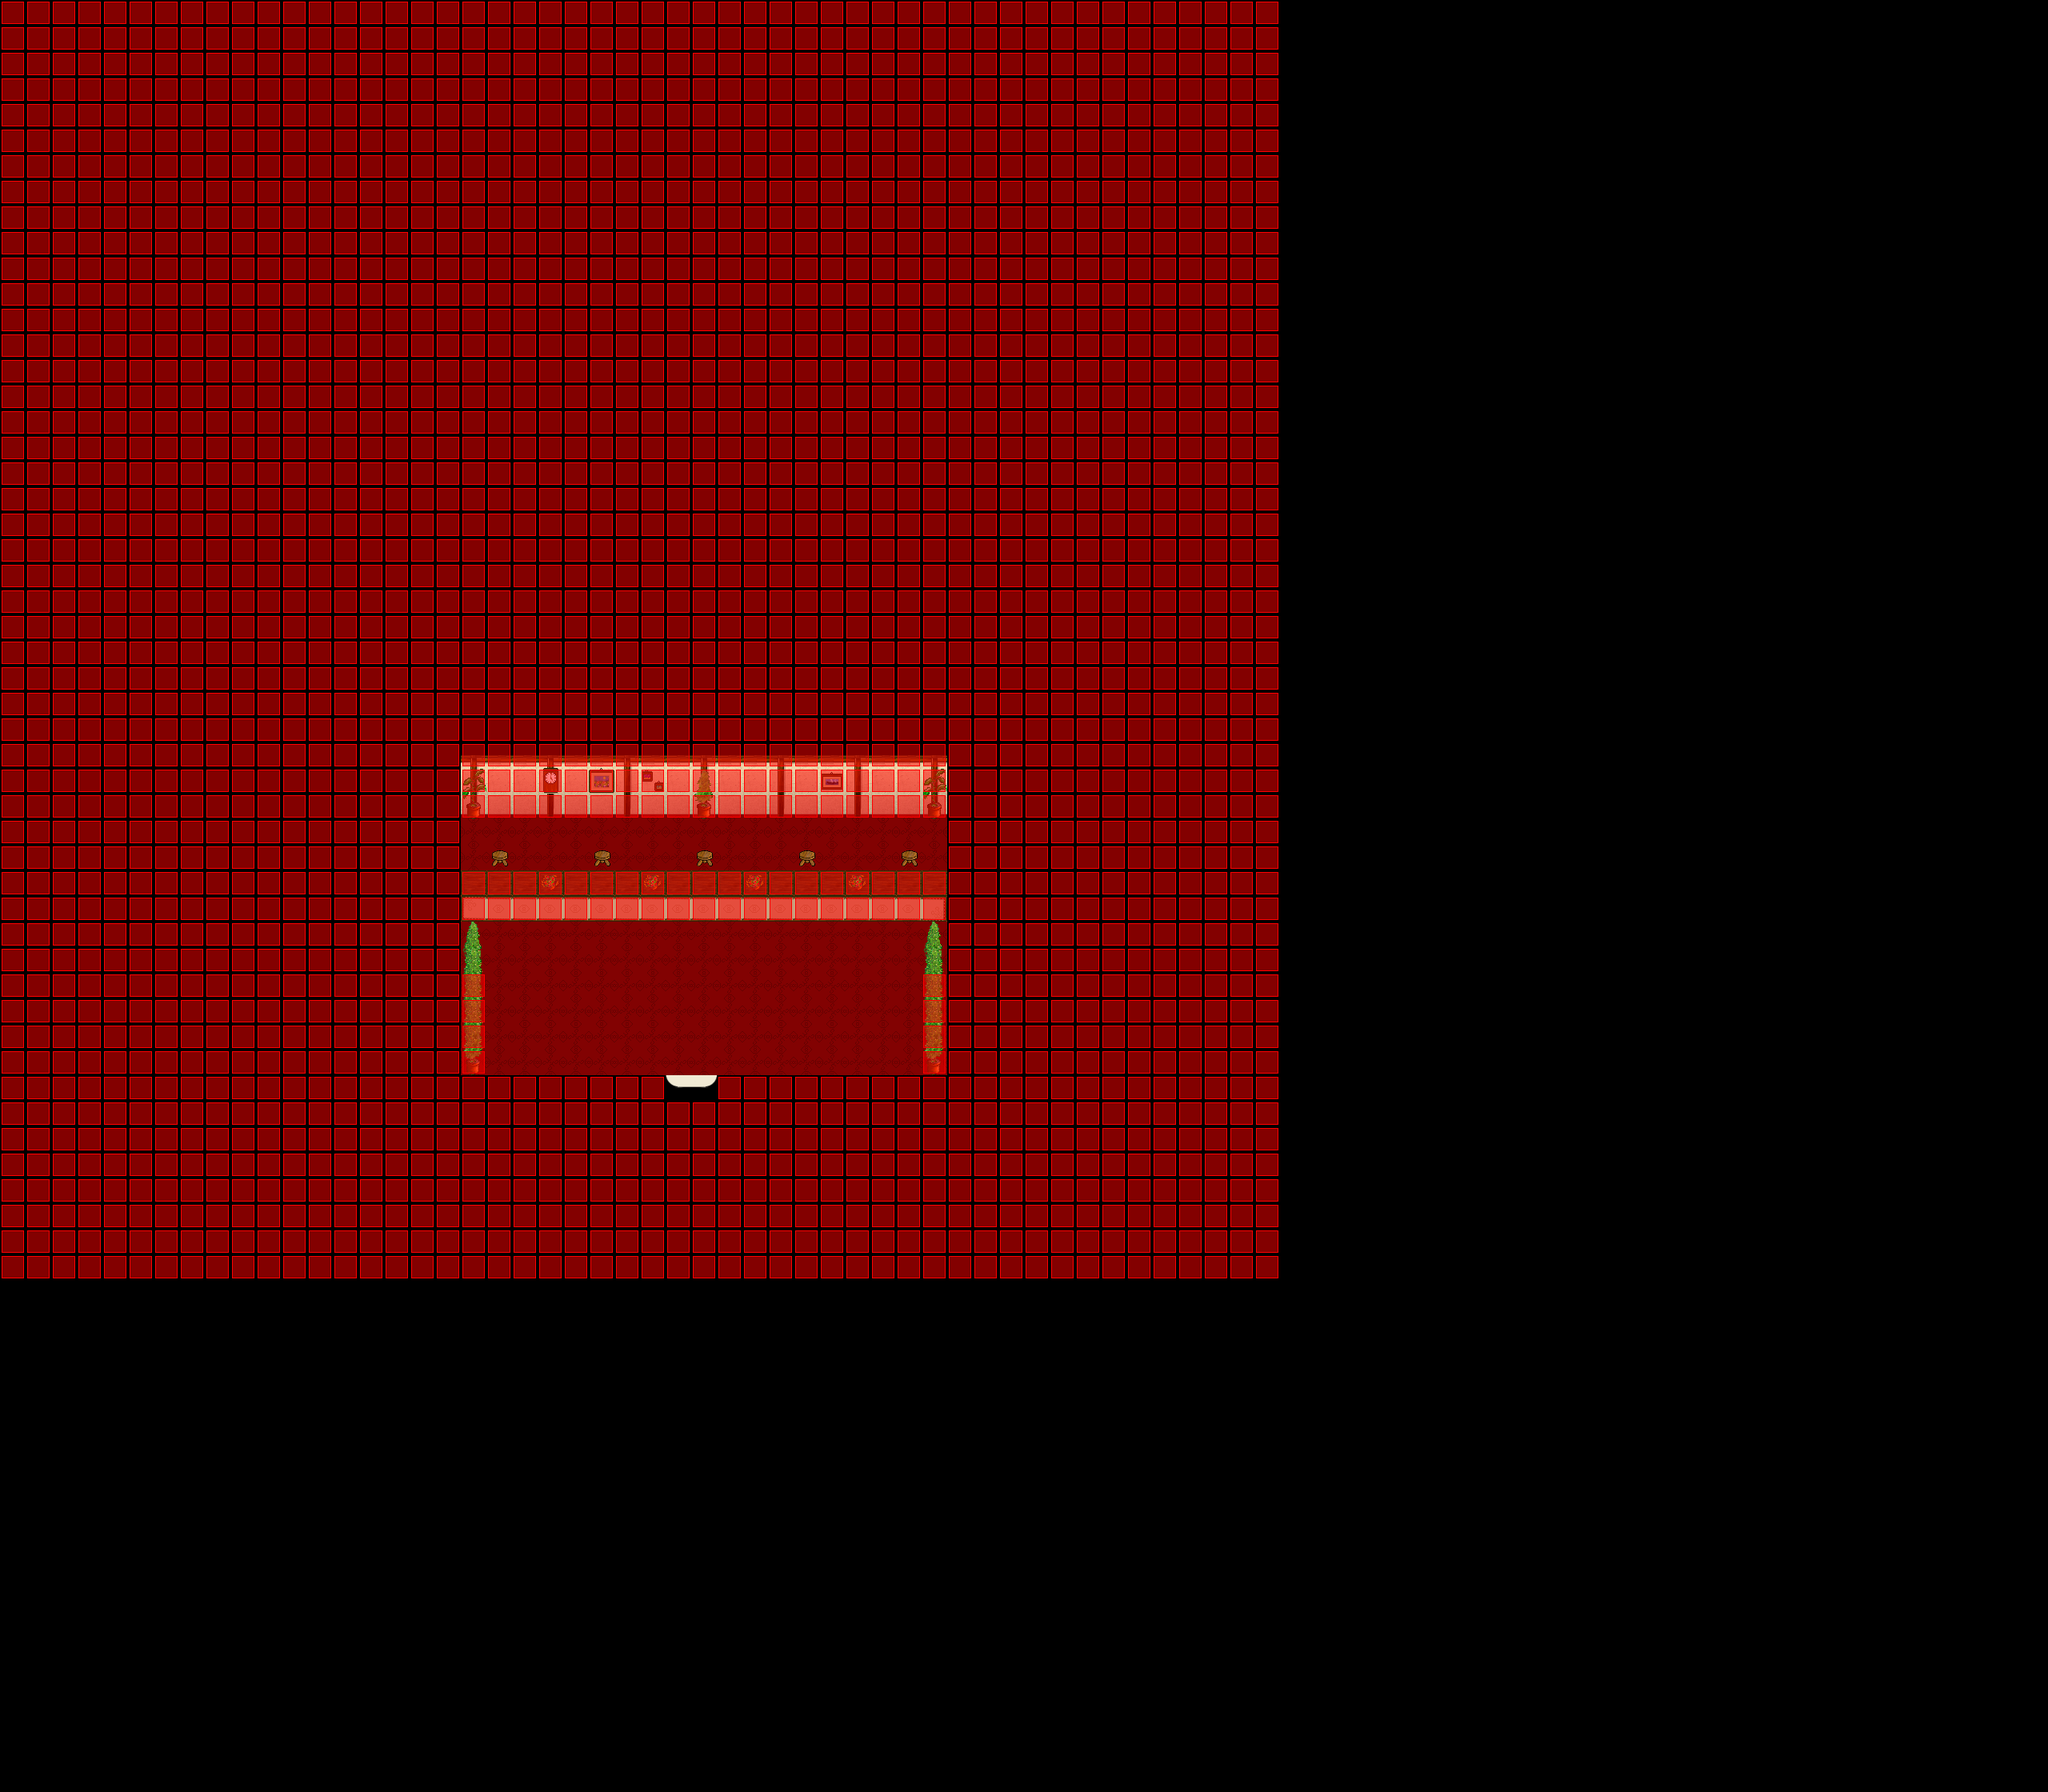

Tiled map render using the project's own tile images. Description and the map definition, with tile-layer contents summarised, below:
An orthogonal 80x70 tile map with 32x32 px tiles, 7 tile layers (Ground, Ground, Ground, Ground, ...), 5 tilesets and 2 objects (SCRIPT, WARP).

<map version="1.0" orientation="orthogonal" width="80" height="70" tilewidth="32" tileheight="32">
 <properties>
  <property name="music" value="inside.ogg" />
 </properties>
 <tileset firstgid="1" name="collision1_32_32" tilewidth="32" tileheight="32">
  <image source="../graphics/tiles/collision1_32_32.png" width="1024" height="1024" />
 </tileset>
 <tileset firstgid="1025" name="indoor3_32_32" tilewidth="32" tileheight="32">
  <image source="../graphics/tiles/indoor3_32_32.png" width="1024" height="1024" />
 </tileset>
 <tileset firstgid="2049" name="indoor2_32_32" tilewidth="32" tileheight="32">
  <image source="../graphics/tiles/indoor2_32_32.png" width="1024" height="1024" />
 </tileset>
 <tileset firstgid="3073" name="indoor2_32_64" tilewidth="32" tileheight="64">
  <image source="../graphics/tiles/indoor2_32_64.png" width="1024" height="1024" />
 </tileset>
 <tileset firstgid="3585" name="indoor2_32_96" tilewidth="32" tileheight="96">
  <image source="../graphics/tiles/indoor2_32_96.png" width="1024" height="960" />
 </tileset>
 <layer name="Ground" width="80" height="70">
  <data>[5600 cells, 5600 non-empty, 4 distinct tile ids]</data>
 </layer>
 <layer name="Ground" width="80" height="70">
  <data>[5600 cells, 57 non-empty, 6 distinct tile ids]</data>
 </layer>
 <layer name="Ground" width="80" height="70">
  <data>[5600 cells, 42 non-empty, 8 distinct tile ids]</data>
 </layer>
 <layer name="Ground" width="80" height="70">
  <data>[5600 cells, 9 non-empty, 2 distinct tile ids]</data>
 </layer>
 <layer name="Fringe" width="80" height="70">
  <data>[5600 cells, 11 non-empty, 3 distinct tile ids]</data>
 </layer>
 <layer name="Over" width="80" height="70">
  <data>[5600 cells, 0 non-empty, 0 distinct tile ids]</data>
 </layer>
 <layer name="Collision" width="80" height="70">
  <data>[5600 cells, 2354 non-empty, 1 distinct tile ids]</data>
 </layer>
 <objectgroup name="Object" width="80" height="70">
  <object name="External Map Events" type="SCRIPT" x="52" y="44" width="24" height="80">
   <properties>
    <property name="FILENAME" value="scripts/maps/iw-lyet-bank-o00-o00-o00.lua" />
   </properties>
  </object>
  <object name="Warp to city" type="WARP" x="832" y="1344" width="64" height="32">
   <properties>
    <property name="DEST_MAP" value="ow-p0004-n0001-o0000" />
    <property name="DEST_X" value="2928" />
    <property name="DEST_Y" value="2704" />
   </properties>
  </object>
 </objectgroup>
</map>
